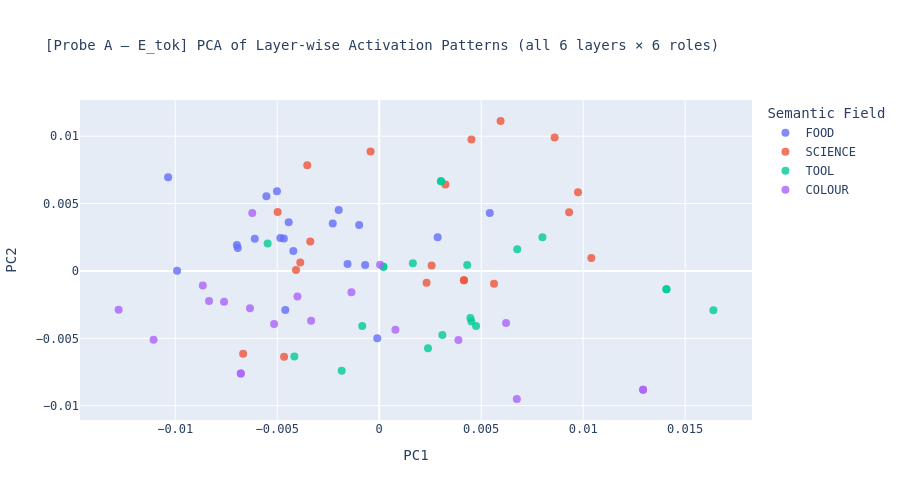

Here is the notebook cell this chart was saved with:
### Markdown cell above
### 3.2 — Probe A: PCA of activation matrix coloured by semantic field

### Code cell
# ── §3.2 Probe A: PCA scatter of activation patterns (E_tok basis) ────────────
# Fits PCA on the 36-dimensional raw-token activation matrix.
# Divergence from §3.2 Probe B reveals layer-induced geometric re-encoding:
# tighter clusters here → layers are re-arranging rather than amplifying
# existing token directions.

pca_act_etok = PCA(n_components=2, random_state=42).fit_transform(act_matrix_etok)

fig_a2 = px.scatter(
    x=pca_act_etok[:, 0], y=pca_act_etok[:, 1],
    color=labels,
    hover_name=words,
    title="[Probe A — E_tok] PCA of Layer-wise Activation Patterns (all 6 layers × 6 roles)",
    labels={"x": "PC1", "y": "PC2", "color": "Semantic Field"},
    opacity=0.8,
)
fig_a2.update_traces(marker_size=8)
fig_a2.update_layout(height=500, font_family="monospace", title_font_size=14)
fig_a2.write_image(OUTPUT_DIR / "fig_02a_activation_pca_etok.png", scale=2)
fig_a2.show()
print("Saved fig_02a_activation_pca_etok.png")

### Figure 1 — Plotly figure (JSON) as saved in the notebook; plotly's stock layout.template omitted (floating-point values rounded to 4 significant figures)
{"data": [{"hovertemplate": "<b>%{hovertext}</b><br><br>Semantic Field=FOOD<br>PC1=%{x}<br>PC2=%{y}<extra></extra>", "hovertext": ["bread", "rice", "soup", "cake", "pizza", "pasta", "salad", "curry", "cheese", "butter", "cream", "jam", "honey", "chocolate", "coffee", "tea", "wine", "beer", "milk", "sugar"], "legendgroup": "FOOD", "marker": {"color": "#636efa", "opacity": 0.8, "size": 8, "symbol": "circle"}, "mode": "markers", "name": "FOOD", "orientation": "v", "showlegend": true, "type": "scatter", "x": [-0.00991, -0.006976, -0.0009823, -0.004602, -0.001986, -0.004673, -0.004845, 0.005421, -0.006934, -0.006101, 0.002867, -9.393e-05, -0.0006879, -0.005012, -0.00553, -0.004436, -0.004208, -0.001552, -0.01035, -0.002277], "xaxis": "x", "y": [1.333e-05, 0.001931, 0.003407, -0.002894, 0.004526, 0.002401, 0.002438, 0.004308, 0.001697, 0.002396, 0.002505, -0.004991, 0.0004398, 0.005907, 0.00554, 0.003619, 0.001477, 0.000521, 0.00696, 0.003523], "yaxis": "y"}, {"hovertemplate": "<b>%{hovertext}</b><br><br>Semantic Field=SCIENCE<br>PC1=%{x}<br>PC2=%{y}<extra></extra>", "hovertext": ["atom", "electron", "proton", "neutron", "photon", "atom", "force", "energy", "mass", "gravity", "entropy", "plasma", "laser", "magnet", "circuit", "gene", "cell", "virus", "enzyme", "protein"], "legendgroup": "SCIENCE", "marker": {"color": "#EF553B", "opacity": 0.8, "size": 8, "symbol": "circle"}, "mode": "markers", "name": "SCIENCE", "orientation": "v", "showlegend": true, "type": "scatter", "x": [0.004155, 0.003245, -0.00387, -0.0004228, -0.004978, 0.004155, -0.004663, -0.003526, -0.00667, -0.003378, 0.005629, 0.009313, -0.004078, 0.002323, 0.0104, 0.004523, 0.002571, 0.008601, 0.009748, 0.005953], "xaxis": "x", "y": [-0.0006981, 0.006411, 0.0006255, 0.008857, 0.00437, -0.0006981, -0.006373, 0.007841, -0.006149, 0.002178, -0.0009603, 0.004349, 6.793e-05, -0.0008679, 0.0009512, 0.009761, 0.0003969, 0.009899, 0.005845, 0.01113], "yaxis": "y"}, {"hovertemplate": "<b>%{hovertext}</b><br><br>Semantic Field=TOOL<br>PC1=%{x}<br>PC2=%{y}<extra></extra>", "hovertext": ["hammer", "saw", "drill", "drill", "screw", "nail", "bolt", "knife", "blade", "hook", "forge", "wheel", "axle", "lever", "axle", "gear", "spring", "joint", "vice", "hook"], "legendgroup": "TOOL", "marker": {"color": "#00cc96", "opacity": 0.8, "size": 8, "symbol": "circle"}, "mode": "markers", "name": "TOOL", "orientation": "v", "showlegend": true, "type": "scatter", "x": [0.004472, 0.004521, 0.01408, 0.01408, 0.008003, 0.004316, 0.00475, 0.006767, 0.002394, 0.003029, 0.01639, 0.00165, 0.000206, -0.0008311, 0.000206, -0.00416, -0.00547, 0.003097, -0.001839, 0.003029], "xaxis": "x", "y": [-0.003497, -0.003753, -0.001363, -0.001363, 0.002508, 0.0004428, -0.00409, 0.001606, -0.00574, 0.006651, -0.002913, 0.0005673, 0.0003141, -0.004089, 0.0003141, -0.006354, 0.002032, -0.004747, -0.007412, 0.006651], "yaxis": "y"}, {"hovertemplate": "<b>%{hovertext}</b><br><br>Semantic Field=COLOUR<br>PC1=%{x}<br>PC2=%{y}<extra></extra>", "hovertext": ["red", "blue", "green", "yellow", "purple", "orange", "pink", "brown", "black", "white", "grey", "grey", "violet", "gold", "silver", "beige", "azure", "indigo", "violet", "crimson"], "legendgroup": "COLOUR", "marker": {"color": "#ab63fa", "opacity": 0.8, "size": 8, "symbol": "circle"}, "mode": "markers", "name": "COLOUR", "orientation": "v", "showlegend": true, "type": "scatter", "x": [-0.006223, -0.01106, -0.008647, -0.007607, 0.003884, -0.003338, 0.000795, -0.008343, -0.006334, -0.01278, -0.006786, -0.006786, 0.01294, -0.001361, -0.005153, 0.006219, -0.004008, 0.006748, 0.01294, 4.335e-05], "xaxis": "x", "y": [0.004293, -0.005101, -0.001076, -0.002293, -0.005118, -0.003705, -0.004371, -0.002235, -0.002767, -0.00289, -0.007604, -0.007604, -0.008811, -0.001583, -0.003942, -0.003861, -0.001902, -0.009506, -0.008811, 0.0004666], "yaxis": "y"}], "layout": {"font": {"family": "monospace"}, "height": 500, "legend": {"title": {"text": "Semantic Field"}, "tracegroupgap": 0}, "title": {"font": {"size": 14}, "text": "[Probe A — E_tok] PCA of Layer-wise Activation Patterns (all 6 layers × 6 roles)"}, "xaxis": {"anchor": "y", "domain": [0, 1], "title": {"text": "PC1"}}, "yaxis": {"anchor": "x", "domain": [0, 1], "title": {"text": "PC2"}}}}
